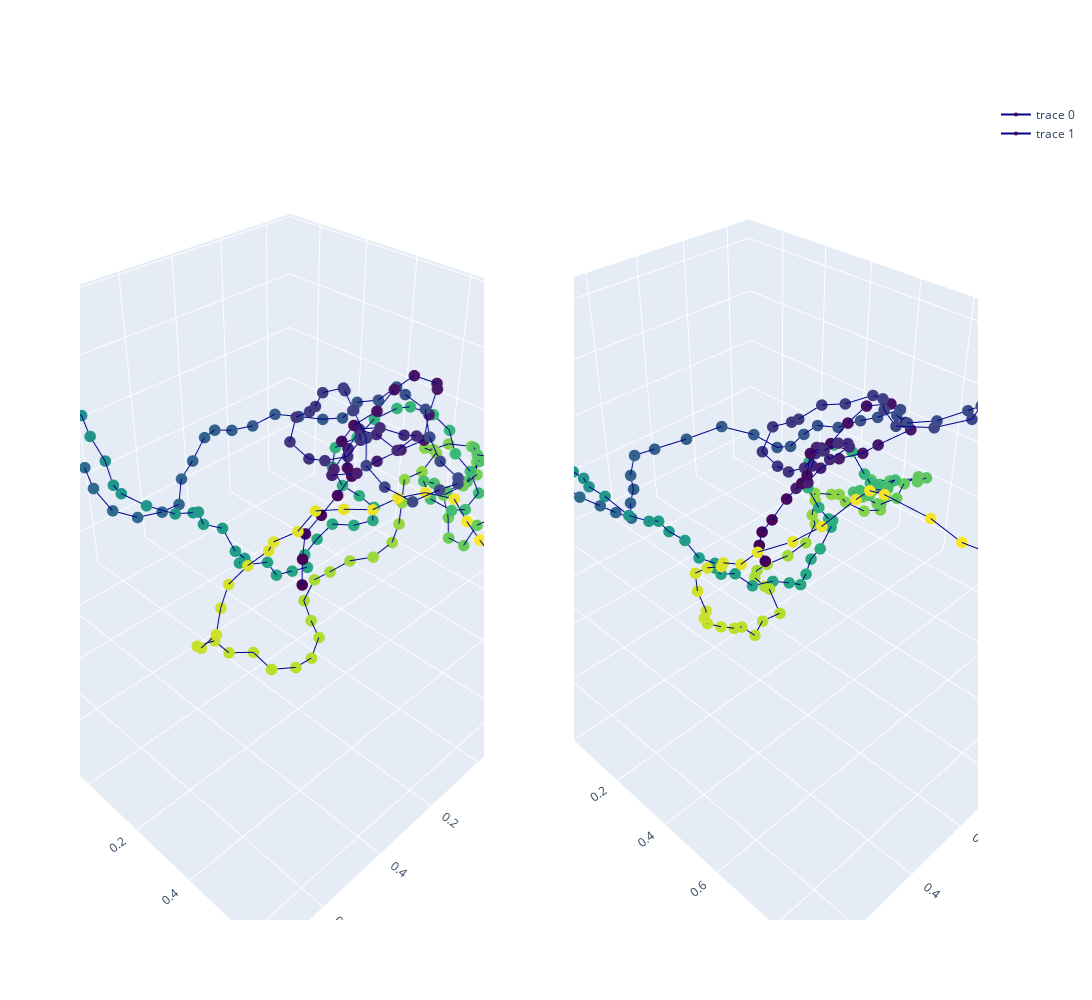

This figure's notebook cell:
### Code cell
test_true_structure = test_true_structures[GRAPH_TESTED]
test_pred_structure = test_pred_structures[GRAPH_TESTED]

test_pred_structure_superposed, test_true_structure_superposed = \
        kabsch_superimposition_numpy(test_pred_structure, test_true_structure, EMBEDDING_SIZE)

x_pred = test_pred_structure_superposed[:, 0]  
y_pred = test_pred_structure_superposed[:, 1]
z_pred = test_pred_structure_superposed[:, 2]

x_true = test_true_structure_superposed[:, 0]  
y_true = test_true_structure_superposed[:, 1]
z_true = test_true_structure_superposed[:, 2]

colorscale1 = np.asarray(range(len(x_true)))
colorscale2 = np.asarray(range(len(x_pred)))
color1 = 'Viridis'
color2 = 'Viridis'

plot_true_pred_structures(x_pred, y_pred, z_pred, x_true, y_true, z_true, colorscale1, colorscale2, color1, color2)

# Shape comparison
print('Kabsch distance is ' + str(kabsch_distance_numpy(test_pred_structure, test_true_structure, EMBEDDING_SIZE)/3))

### Figure 1 — Plotly figure (JSON) as saved in the notebook; plotly's stock layout.template omitted (floating-point values rounded to 4 significant figures; data arrays with more than 128 entries replaced by an {"elided": "..."} marker saying what was removed)
{"data": [{"line": {"color": "darkblue", "width": 2}, "marker": {"color": {"elided": "202 int values"}, "colorscale": [[0, "#440154"], [0.1111, "#482878"], [0.2222, "#3e4989"], [0.3333, "#31688e"], [0.4444, "#26828e"], [0.5556, "#1f9e89"], [0.6667, "#35b779"], [0.7778, "#6ece58"], [0.8889, "#b5de2b"], [1, "#fde725"]], "size": 4}, "scene": "scene", "type": "scatter3d", "x": {"elided": "202 float values"}, "y": {"elided": "202 float values"}, "z": {"elided": "202 float values"}}, {"line": {"color": "darkblue", "width": 2}, "marker": {"color": {"elided": "202 int values"}, "colorscale": [[0, "#440154"], [0.1111, "#482878"], [0.2222, "#3e4989"], [0.3333, "#31688e"], [0.4444, "#26828e"], [0.5556, "#1f9e89"], [0.6667, "#35b779"], [0.7778, "#6ece58"], [0.8889, "#b5de2b"], [1, "#fde725"]], "size": 4}, "scene": "scene2", "type": "scatter3d", "x": {"elided": "202 float values"}, "y": {"elided": "202 float values"}, "z": {"elided": "202 float values"}}], "layout": {"height": 1000, "scene": {"domain": {"x": [0, 0.45], "y": [0, 1]}}, "scene2": {"domain": {"x": [0.55, 1], "y": [0, 1]}}, "width": 1300}}
